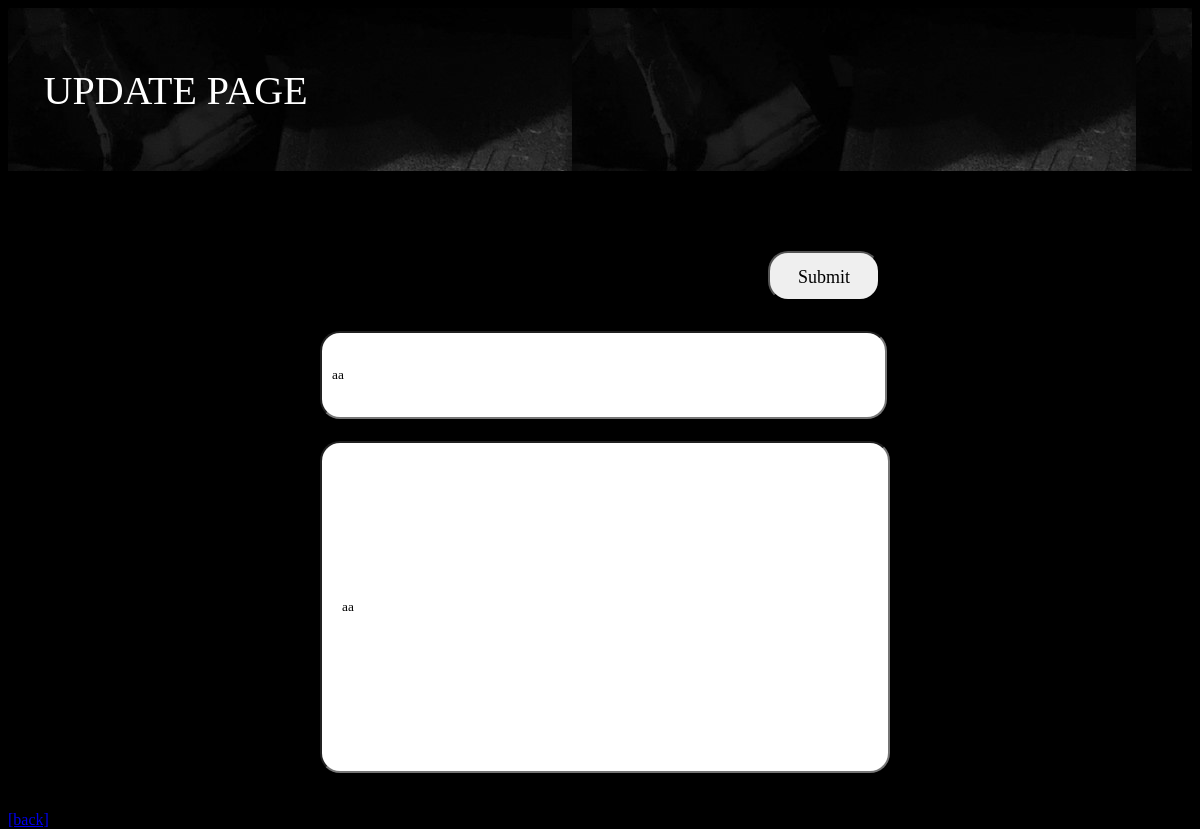
The page /behinds/6/update/ (signed in) on the database as committed earlier.
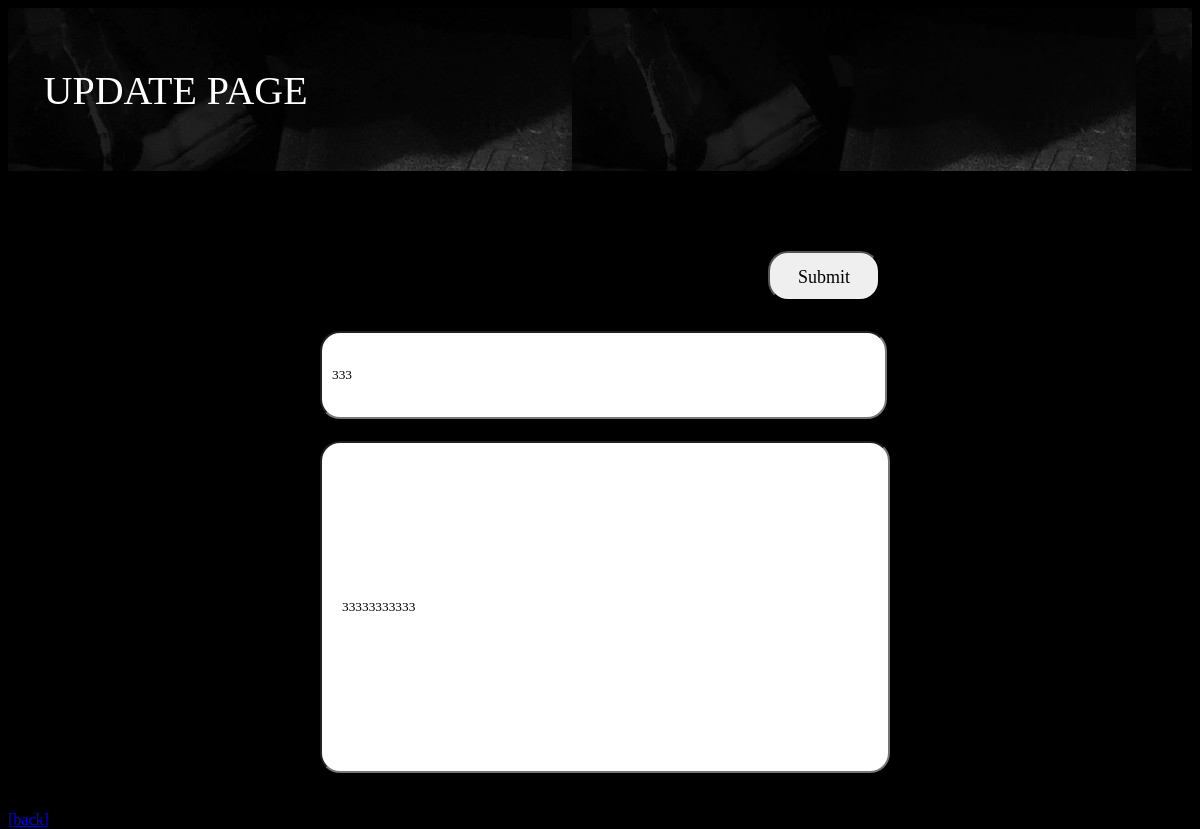
The same page on the database as committed later.
### behinds/models.py (models this page shows)
class Behind(models.Model):
    user = models.ForeignKey(settings.AUTH_USER_MODEL, on_delete=models.CASCADE)
    title = models.CharField(max_length=50)
    content = models.TextField()
    created_at = models.DateTimeField(auto_now_add=True)
    updated_at = models.DateTimeField(auto_now=True)

### behinds/views.py (the view)
# urls.py: path('<int:behind_pk>/update/', views.update, name="update"),
def update(request, behind_pk):
    behind = get_object_or_404(Behind, pk=behind_pk)
    if request.user == behind.user:
        if request.method == 'POST':
            form = BehindForm(request.POST, instance=behind)
            if form.is_valid():
                form.save()
                return redirect('behinds:detail', behind_pk)
        else:
            form = BehindForm(instance=behind)
    else:
        return redirect('behinds:detail', behind_pk)
    form = BehindForm(instance=behind)
    context = {
        'behind': behind,
        'form': form
    }
    return render(request, 'behinds/update.html', context)

### behinds/forms.py
class BehindForm(forms.ModelForm):
    class Meta:
        model = Behind
        fields = ('title', 'content')

### behinds/templates/behinds/update.html (shortened to what this page needs)
{% extends 'base.html' %}
{% load static %}
{% block css %}
  <link rel="stylesheet" href="{% static 'css/create.css' %}">
{% endblock css %}
{% block content %}
  <div class="nav">
    UPDATE PAGE
  </div>
  <div class="form-box">
    <form action="{% url 'behinds:update' behind.pk %}" method="POST">
      <input type="submit" class="submit-btn">
      <div class="title">
        <input type="text" name="title" id="title" value = "{{ behind.title }}">
      </div>
      <div class="content">
        <input type="text" name="content" id="content" value = "{{ behind.content }}">
      </div>
    </form>
  </div>
  <a href="{% url 'behinds:detail' behind.pk %}">[back]</a>
{% endblock content %}

Rows that differ between the two databases and show on the page:
changed Behind: title "aa" → "333"; content "aa" → "33333333333"
